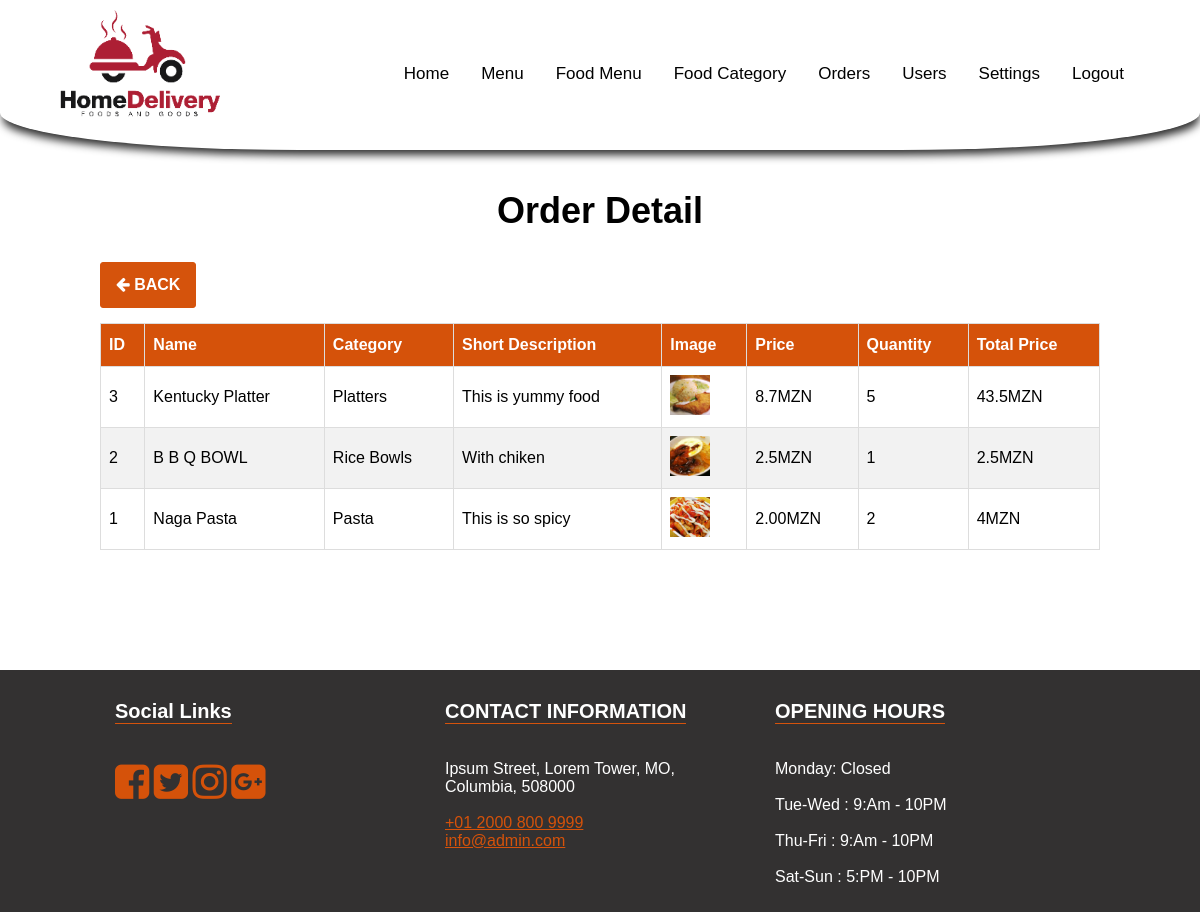
Page /order-detail.php?id=1 (signed in) on the committed database.
### tables this page shows
CREATE TABLE `order_items` (
  `id` int(11) NOT NULL,
  `order_id` int(11) NOT NULL,
  `item_id` int(11) NOT NULL,
  `item_quantity` int(11) NOT NULL,
  `item_price` varchar(100) NOT NULL
);

CREATE TABLE `foods` (
  `id` int(11) NOT NULL,
  `name` varchar(255) NOT NULL,
  `category_id` int(11) NOT NULL,
  `short_desc` text NOT NULL,
  `image` varchar(255) NOT NULL,
  `price` varchar(100) NOT NULL,
  `available` enum('yes','no') NOT NULL DEFAULT 'yes'
);

CREATE TABLE `category` (
  `id` int(11) NOT NULL,
  `title` varchar(255) NOT NULL
);

CREATE TABLE `settings` (
  `id` int(11) NOT NULL,
  `about_title` text NOT NULL,
  `about_detail` text NOT NULL,
  `about_img` varchar(255) NOT NULL,
  `fb_link` varchar(255) NOT NULL,
  `tw_link` varchar(255) NOT NULL,
  `ins_link` varchar(255) NOT NULL,
  `gplus_link` varchar(255) NOT NULL,
  `contact_info` text NOT NULL,
  `opening_hours` text NOT NULL,
  `currency` enum('GBP','USD','EURO') NOT NULL DEFAULT 'GBP'
);

### order-detail.php (the view, shortened to what this page needs)
<?php
include 'includes/header.php';
	?>
    <?php
$sql = "SELECT oi.id,f.name,f.short_desc,f.image,f.category_id,oi.item_quantity,oi.item_price,c.title FROM order_items AS oi LEFT JOIN foods AS f on f.id = oi.item_id LEFT JOIN category AS c ON  c.id = f.category_id WHERE  oi.order_id = '".$_GET['id']."' ORDER BY oi.id DESC";
$result = $conn->query($sql);
?>
	<section class="inner-page-sec">
		<div class="container">
			<h1>Order Detail</h1>
			<a href="order.php" class="btn add-btn"><i class="fa fa-arrow-left" aria-hidden="true"></i> Back</a>
			<div style="overflow-x:auto;">
				<table class="custom-tbl">
					<thead>
						<tr>
							<th>ID</th>
							<th>Name</th>
							<th>Category</th>
							<th>Short Description</th>
							<th>Image</th>
							<th>Price</th>
							<th>Quantity</th>
							<th>Total Price</th>
						</tr>
					</thead>
					<tbody>
						<?php
						if ($result->num_rows > 0) {
							while($row = $result->fetch_assoc()){
						?>
						<tr>
							<td><?php echo $row['id'];?></td>
							<td><?php echo $row['name'];?></td>
							<td><?php echo $row['title'];?></td>
							<td><?php echo $row['short_desc'];?></td>
							<td>
								<img src="img/foods/<?php echo $row['image']?>" width="40px">
							</td>
							<td><?php echo $row['item_price'];?><?php echo $currency_format[$rowS['currency']];?></td>
							<td><?php echo $row['item_quantity'];?></td>
							<td><?php echo $row['item_price']*$row['item_quantity'];?><?php echo $currency_format[$rowS['currency']];?></td>
						</tr>
						<?php } } else { ?>
							<tr>
								<td colspan="8">No Order Found!</td>
							</tr>
						<?php }  ?>
					</tbody>
				</table>
			</div>
		</div>
	</section>
<?php include 'includes/footer.php'; ?>

### includes/footer.php (shortened to what this page needs)
<footer>
	<div class="container">
		<div class="col-1">
			<h3>Social Links</h3>
			<ul>
				<li><a href="<?php echo $rowS['fb_link'];?>"><i class="fa fa-facebook-square" aria-hidden="true"></i></a></li>
				<li><a href="<?php echo $rowS['tw_link'];?>"><i class="fa fa-twitter-square" aria-hidden="true"></i></a></li>
				<li><a href="<?php echo $rowS['ins_link'];?>"><i class="fa fa-instagram" aria-hidden="true"></i></a></li>
				<li><a href="<?php echo $rowS['gplus_link'];?>"><i class="fa fa-google-plus-square" aria-hidden="true"></i></a></li>
			</ul>
		</div>
		<div class="col-1">
			<h3>CONTACT INFORMATION</h3>
			<p>
				<?php echo $rowS['contact_info'];?>
			</p>
		</div>
		<div class="col-1">
			<h3>OPENING HOURS</h3>
			<p>
				<?php echo $rowS['opening_hours'];?>
			</p>
		</div>
	</div>
</footer>
</div>
</body>
</html>

### css/main.css (style rules this page uses)
body { margin: 0; font-family: Arial, Helvetica, sans-serif; }
.btn { text-transform: uppercase; padding: 19px 36px; }
.btn { display: inline-block; font-weight: 600; text-align: center; white-space: nowrap; vertical-align: middle; -webkit-user-select: none; -moz-user-select: none; -ms-user-select: none; user-select: none; border: 2px solid transparent; padding: 12px 30px; font-size: 16px; line-height: 1.5; border-radius: .1875rem; transition: color .15s ease-in-out, background-color .15s ease-in-out, border-color .15s ease-in-out, box-shadow .15s ease-in-out; }
footer { background-color: #333131; color: #fff; }
footer .container { max-width: 1000px; width: 100%; margin: 0px auto; }
footer .container .col-1 { float: left; width: 30%; padding: 10px 15px; }
footer .container .col-1 a { color: #d5520a; }
footer .container .col-1 h3 { text-align: left; font-size: 20px; border-bottom: 1px solid #d5530c; display: inline-block; }
footer .container .col-1 ul { padding: 0px; list-style: none; }
footer .container .col-1 ul li { display: inline-block; }
footer .container .col-1 ul li a { font-size: 40px; color: #d5520a; }
.inner-page-sec { padding-top: 150px; padding-bottom: 80px; }
.inner-page-sec .container { max-width: 1000px; width: 100%; margin: 40px auto; }
.inner-page-sec .container h1 { text-align: center; font-size: 36px; }
.custom-tbl { font-family: Arial, Helvetica, sans-serif; border-collapse: collapse; width: 100%; }
.custom-tbl td, .custom-tbl th { border: 1px solid #ddd; padding: 8px; }
.custom-tbl tr:nth-child(even) { background-color: #f2f2f2; }
.custom-tbl th { padding-top: 12px; padding-bottom: 12px; text-align: left; background-color: #d5520a; color: white; }
.add-btn { text-decoration: none; background-color: #d5530c; border: 1px solid #d5530c; color: #ffffff; padding: 10px 15px; display: inline-block; margin-bottom: 15px; }

### rows in the picture
order_items: id "3", foods.name "Kentucky Platter", category.title "Platters", foods.short_desc "This is yummy food", foods.image (picture), item_price "8.7", item_quantity "5", $row['item_price']*$row['item_quantity'] "43.5"
settings: currency "MZN", contact_info "Ipsum Street, Lorem Tower, MO, Columbia, 508000 +01 2000 800 9999 info@admin.com", opening_hours "Monday: Closed Tue-Wed : 9:Am - 10PM Thu-Fri : 9:Am - 10PM Sat-Sun : 5:PM - 10PM"
order_items: id "2", foods.name "B B Q BOWL", category.title "Rice Bowls", foods.short_desc "With chiken", foods.image (picture), item_price "2.5", item_quantity "1", $row['item_price']*$row['item_quantity'] "2.5"
order_items: id "1", foods.name "Naga Pasta", category.title "Pasta", foods.short_desc "This is so spicy", foods.image (picture), item_price "2.00", item_quantity "2", $row['item_price']*$row['item_quantity'] "4"

### other values in the picture
$link['text'] "Food Menu"
$link['text'] "Food Category"
$link['text'] "Orders"
$link['text'] "Users"
$link['text'] "Settings"
$link['text'] "Logout"
